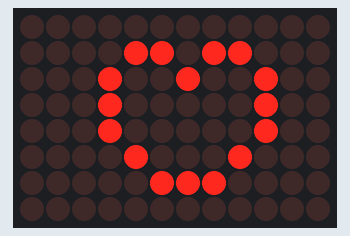
Simulated run of this sketch. Board: Arduino Uno R4 WiFi. Shown: 12×8 LED matrix.

Above: at 0.1 s.
At 0.6 s:
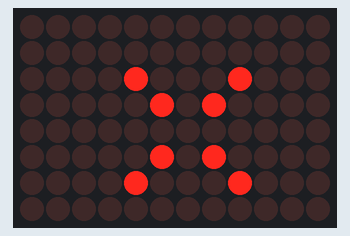

The sketch:

q5.ino
```cpp
#include "Arduino_LED_Matrix.h"
ArduinoLEDMatrix matrix;
void setup() {
 matrix.begin();
}
const uint32_t heart[] = {
	0xd812,
	0x41041040,
	0x88070000,
	66
};
const uint32_t pad[] = {
  0x8,
	0x80500000,
	0x50088000,
	66
};

void loop(){
 matrix.loadFrame(heart);
 delay(500);
 matrix.loadFrame(pad);
 delay(500);
}
```

Measured:
- what the display in image 1 shows lasts 0.5 s, from 0.5 s to 1.0 s
